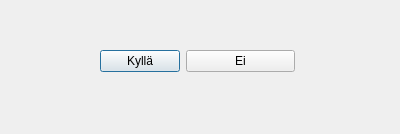
<?xml version="1.0" encoding="UTF-8"?>
<ui version="4.0">
 <class>vahvistus</class>
 <widget class="QDialog" name="vahvistus">
  <property name="geometry">
   <rect>
    <x>0</x>
    <y>0</y>
    <width>400</width>
    <height>134</height>
   </rect>
  </property>
  <property name="windowTitle">
   <string>Dialog</string>
  </property>
  <widget class="QWidget" name="formLayoutWidget">
   <property name="geometry">
    <rect>
     <x>100</x>
     <y>50</y>
     <width>195</width>
     <height>31</height>
    </rect>
   </property>
   <layout class="QFormLayout" name="formLayout">
    <item row="0" column="0">
     <widget class="QPushButton" name="btnKylla">
      <property name="text">
       <string>Kyllä</string>
      </property>
     </widget>
    </item>
    <item row="0" column="1">
     <widget class="QPushButton" name="btnEi">
      <property name="text">
       <string>Ei</string>
      </property>
     </widget>
    </item>
   </layout>
  </widget>
 </widget>
 <resources/>
 <connections/>
</ui>
